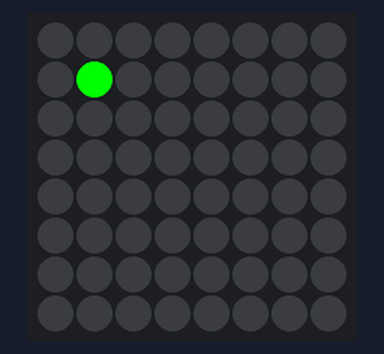
Bench run of a sketch on a simulated Arduino Uno, built with avr-gcc and run on an emulated ATmega328P. Parts: 8×8 RGB LED matrix (first LED top left, wired row by row). Random numbers use the default seed unless the sketch sets one.

Above: at 0.15 s.
At 4.97 s:
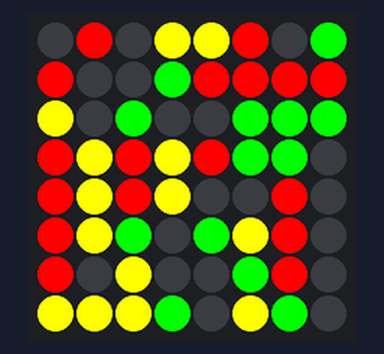
At 9.78 s:
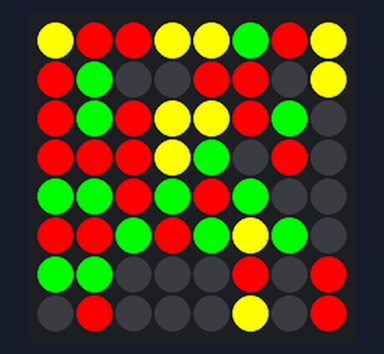
At 19.71 s:
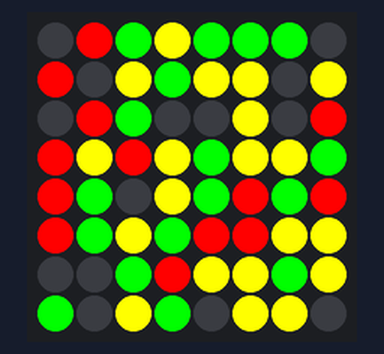
At 29.65 s:
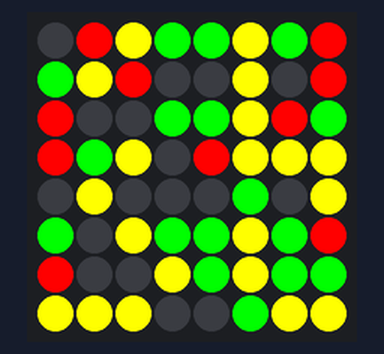
At 39.58 s:
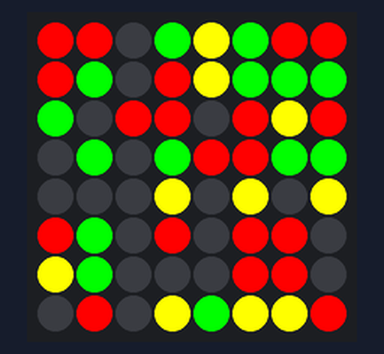

The sketch:

Project_16_led_matrix.ino
```cpp
// Project 16 - LED MAtrix

#include <Wire.h>
#include "Adafruit_LEDBackpack.h"
#include "Adafruit_GFX.h"

Adafruit_BicolorMatrix matrix = Adafruit_BicolorMatrix();

void setup()
{
  matrix.begin(0x70);
}

void loop()
{
  uint16_t color = random(4);
  int x = random(8);
  int y = random(8);
  matrix.drawPixel(x, y, color);
  matrix.writeDisplay();
  delay(2);
}
```
